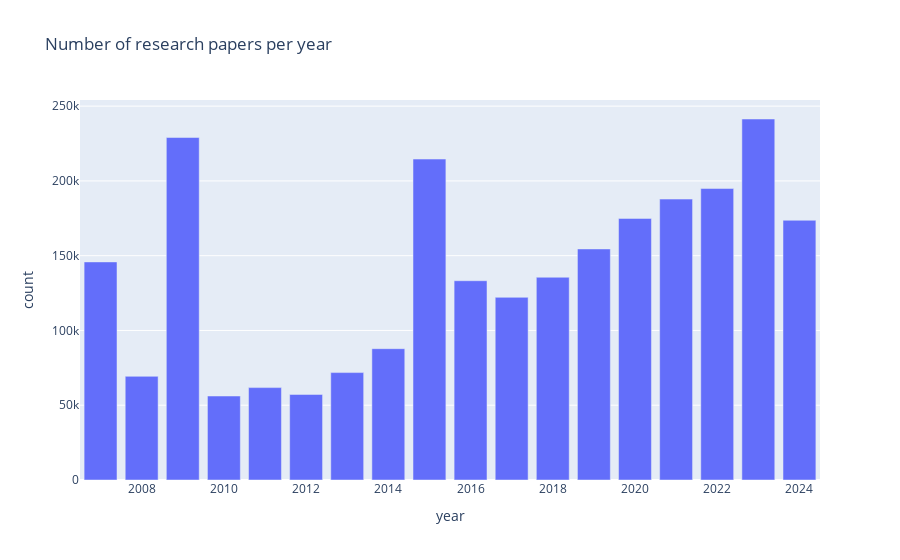

Notebook code for this chart:
### Code cell
# Show number of papers by year, let's use `update_date` for the year info
arxiv_metadata['update_date'] = pd.to_datetime(arxiv_metadata['update_date'])
arxiv_metadata['year'] = arxiv_metadata['update_date'].dt.year

year_counts = arxiv_metadata['year'].value_counts().reset_index()
year_counts.columns = ['year', 'count']

fig = px.bar(year_counts, x='year', y='count', title='Number of research papers per year')
fig.show()

### Figure 1 — Plotly figure (JSON) as saved in the notebook; plotly's stock layout.template omitted (floating-point values rounded to 4 significant figures)
{"data": [{"alignmentgroup": "True", "hovertemplate": "year=%{x}<br>count=%{y}<extra></extra>", "legendgroup": "", "marker": {"color": "#636efa", "pattern": {"shape": ""}}, "name": "", "offsetgroup": "", "orientation": "v", "showlegend": false, "textposition": "auto", "type": "bar", "x": [2023, 2009, 2015, 2022, 2021, 2020, 2024, 2019, 2007, 2018, 2016, 2017, 2014, 2013, 2008, 2011, 2012, 2010], "xaxis": "x", "y": [241399, 229007, 214603, 194900, 187853, 174921, 173682, 154500, 145829, 135574, 133257, 122141, 87816, 71825, 69325, 61788, 57214, 56171], "yaxis": "y"}], "layout": {"autosize": true, "barmode": "relative", "legend": {"tracegroupgap": 0}, "title": {"text": "Number of research papers per year"}, "xaxis": {"anchor": "y", "autorange": true, "domain": [0, 1], "range": [2006.0, 2024.0], "title": {"text": "year"}, "type": "linear"}, "yaxis": {"anchor": "x", "autorange": true, "domain": [0, 1], "range": [0, 254100.0], "title": {"text": "count"}, "type": "linear"}}}
